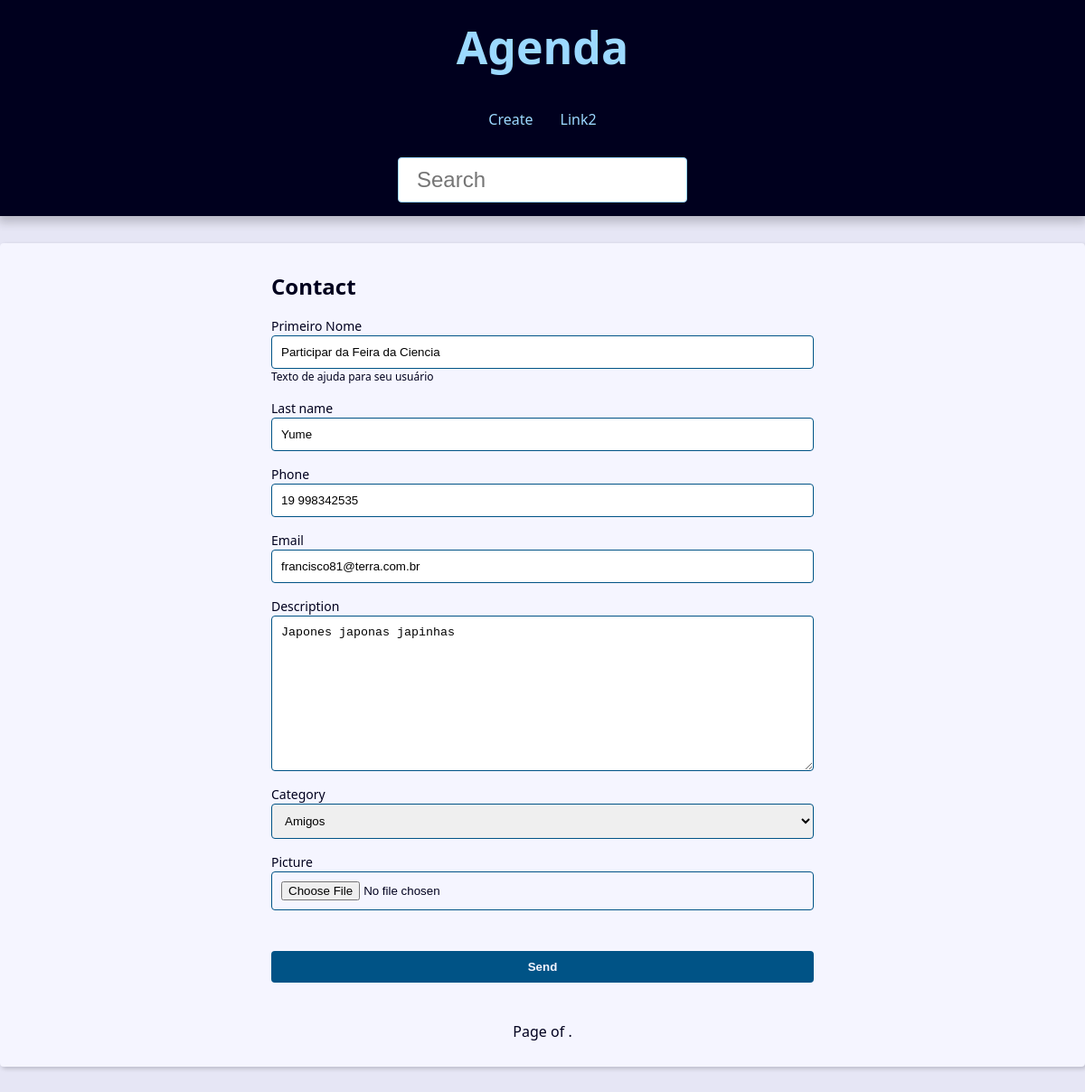
Page /contact/1007/update/ on the committed database.
### contact/models.py (models this page shows, shortened)
class Contact(models.Model):
    first_name   = models.CharField(max_length=50)
    last_name    = models.CharField(max_length=50, blank=True)
    phone        = models.CharField(max_length=50)
    email        = models.EmailField(max_length=254, blank=True)
    created_date = models.DateTimeField(default=timezone.now)
    description  = models.TextField(blank=True)
    show         = models.BooleanField(default=True)
    picture      = models.ImageField(blank=True, upload_to="pictures/%Y/%m/")
    category = models.ForeignKey(
                        Category,
                        on_delete=models.SET_NULL,
                        blank=True,
                        null=True
    )
    owner = models.ForeignKey(
        User,
        on_delete=models.SET_NULL,
        blank=True, null=True
    )
    class Meta:
        verbose_name = 'Contato'
        verbose_name_plural = 'Contatos'

### contact/views/contact_forms.py (the view, shortened to what this page needs)
# urls.py: path('contact/<int:contact_id>/update/', views.update, name='update'),
def update(request, contact_id):
    contact = get_object_or_404(
        Contact, pk=contact_id, show=True
    )
    form_action = reverse('contact:update', args=(contact_id,))
    context = {
        'form': ContactForm(instance=contact),
        'form_action': form_action,
    }
    return render(
        request,
        'contact/create.html',
        context
    )

### contact/forms.py (shortened to what this page needs)
class ContactForm(forms.ModelForm):
    picture = forms.ImageField(
        widget=forms.FileInput(
            attrs={
                'accept': 'image/*',
            }
        )
    )
    first_name = forms.CharField(
        widget=forms.TextInput(
            attrs={
                'class': 'classe-a classe-b',
                'placeholder': 'Aqui veio do init',
            }
        ),
        label='Primeiro Nome',
        help_text='Texto de ajuda para seu usuário',
    )
    def __init__(self, *args, **kwargs):
        super().__init__(*args, **kwargs)
    class Meta:
        model = models.Contact
        fields = (
            'first_name','last_name','phone',
            'email','description','category',
            'picture'
        )

### contact/models.py (called while the page is built)
    def __str__(self) -> str:
        return self.name

### contact/templates/contact/create.html (shortened to what this page needs)
{% extends 'global/base.html' %}
{% block content %}
  <div class="form-wrapper">
    <h2>Contact</h2>
    <form
      action="{{ form_action }}"
      method="POST"
      enctype="multipart/form-data"
    >
      <div class="form-content">
        {% for field in form %}
          <div class="form-group">
            <label for="{{ field.id_for_label }}">{{ field.label }}</label>
            {{ field }}
            {% if field.help_text %}
              <p class="help-text">{{ field.help_text }}</p>
            {% endif %}
          </div>
          {% if field.name == 'picture' and field.value.url %}
            <div class="form-group">
            </div>
          {% endif %}
        {% endfor %}
      </div>
      <div class="form-content">
        <div class="form-group">
          <button class="btn" type="submit">Send</button>
        </div>
      </div>
    </form>
  </div>
{% endblock content %}

### base_static/global/css/style.css (style rules this page uses)
:root { --spacing: 1.5rem; --link-dark-color: rgb(0, 83, 134); --link-light-color: rgb(156, 217, 255); --clr-white: rgb(245, 245, 255); --clr-black: rgb(0, 0, 30); --clr-light-gray: rgb(230, 230, 245); --clr-dark-shadow-5: rgba(0, 0, 10, 5%); --clr-dark-shadow-10: rgba(0, 0, 10, 10%); --clr-dark-shadow-20: rgba(0, 0, 10, 20%); --clr-light-shadow-5: rgba(200, 200, 255, 5%); --clr-light-shadow-10: rgba(200, 200, 255, 10%); --clr-light-shadow-20: rgba(200, 200, 255, 20%); --main-page-width: 120rem; --table-min-width: 60rem; --biggest-font-size: 5rem; --bigger-font-size: 4rem; --big-font-size: 3.2rem; --medium-font-size: 2.4rem; --small-font-size: 1.6rem; --smaller-font-size: 1.4rem; --smallest-font-size: 1.2rem; --transition-fast: 300ms; --transition-medium: 600ms; --transition-slow: 1s; --default-border-radius: 4px; }
*, *::before, *::after { margin: 0; padding: 0; box-sizing: border-box; }
html { font-size: 62.5%; }
body { font-family: system-ui, -apple-system, BlinkMacSystemFont, 'Segoe UI', Roboto, Oxygen, Ubuntu, Cantarell, 'Open Sans', 'Helvetica Neue', sans-serif; line-height: 1.5; font-size: var(--small-font-size); color: var(--clr-black); -webkit-font-smoothing: antialiased; background: var(--clr-light-gray); }
.form-wrapper { max-width: 60rem; margin: var(--spacing) auto; }
.form-content { margin: var(--spacing) 0; }
.form-group { display: flex; flex-direction: column; padding-bottom: var(--spacing); }
.form-group p { margin: 1em 0; }
.form-group .help-text, .form-group .help-text~ul { margin: 0; font-size: var(--smallest-font-size); list-style: none; }
.form-group input, .form-group textarea, .form-group select { padding: 1rem; border-radius: var(--default-border-radius); border: 1px solid var(--link-dark-color); }
.form-group label { font-size: var(--smaller-font-size); }
.btn { background-color: var(--link-dark-color); color: var(--clr-white); font-weight: bold; border: none; padding: 1rem 2rem; border-radius: var(--default-border-radius); cursor: pointer; transition: filter var(--transition-fast) ease-in-out; }

### rows in the picture
Contact: form "Participar da Feira da Ciencia" "Yume" "19 998342535" "francisco81@terra.com.br" "Japones japonas japinhas" "Amigos"

### other values in the picture
{{ field.label }} "Primeiro Nome" "Last name" "Phone" "Email" "Description" "Category" "Picture"
{{ field.help_text }} "Texto de ajuda para seu usuário"
